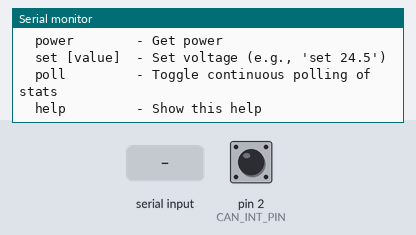
A sketch run on a simulated Arduino Uno, built with avr-gcc and run on an emulated ATmega328P. On the bench: the last lines printed to the serial monitor. The inputs (shaded band) are chosen by the test bench; at power-on: pin 2 (CAN_INT_PIN) HIGH.

Above: at 1.7 s.
1.8 s: "enable\n" received over Serial
At 2.6 s:
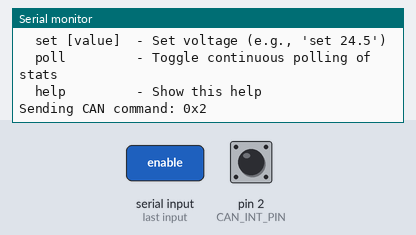
3.3 s: "90,45\n" received over Serial
At 3.7 s:
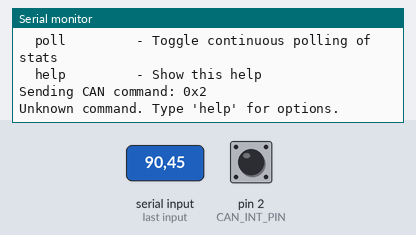
4.8 s: "set 90\n" received over Serial
At 5.6 s:
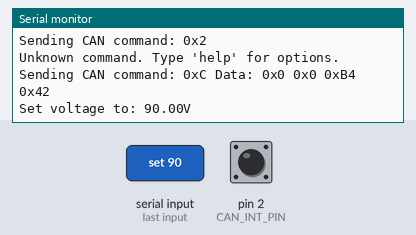
6.3 s: "set ,45\n" received over Serial
At 6.7 s:
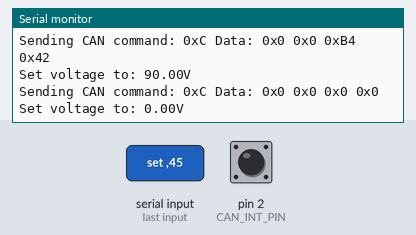

The sketch:

CanbusSimpleDriver.ino
```cpp
#include <SPI.h>
#include <mcp2515.h>

// CAN Pins
#define CAN_CS_PIN 10
#define CAN_INT_PIN 2
#define DEVICE_ID 0x01

// Command IDs
#define CMD_EMERGENCY_STOP   0x00
#define CMD_DISABLE_OUTPUT   0x01
#define CMD_ENABLE_OUTPUT    0x02
#define CMD_RESET_FAULTS     0x03
#define CMD_GET_FAULT_COUNT  0x04
#define CMD_GET_FAULT_LIST   0x05
#define CMD_GET_VOLTAGE_IN   0x06
#define CMD_GET_VOLTAGE_OUT  0x07
#define CMD_GET_CURRENT      0x08
#define CMD_GET_TEMPERATURE  0x09
#define CMD_GET_FAN_SPEED    0x0A
#define CMD_GET_POWER        0x0B
#define CMD_SET_VOLTAGE      0x0C
#define CMD_HEARTBEAT        0x0D

MCP2515 mcp2515(CAN_CS_PIN);
volatile bool canMessageReceived = false;
bool pollingActive = false;
unsigned long lastPollTime = 0;
const unsigned long pollInterval = 500; // 500ms = 0.5 second

// Variables to store polled values
float inputVoltage = 0.0;
float temperature = 0.0;
float power = 0.0;
float fanSpeed = 0.0;
bool newDataAvailable = false;

void setup() {
  Serial.begin(9600);
  while (!Serial);

  SPI.begin();

  // Initialize CAN controller
  if (mcp2515.reset() != MCP2515::ERROR_OK) {
    Serial.println("Error resetting MCP2515");
    while(1);
  }

  if (mcp2515.setBitrate(CAN_500KBPS) != MCP2515::ERROR_OK) {
    Serial.println("Error setting bitrate");
    while(1);
  }

  if (mcp2515.setNormalMode() != MCP2515::ERROR_OK) {
    Serial.println("Error setting normal mode");
    while(1);
  }

  pinMode(CAN_INT_PIN, INPUT);
  attachInterrupt(digitalPinToInterrupt(CAN_INT_PIN), onCANInterrupt, FALLING);

  Serial.println("Test Harness Ready");
  printHelp();
}

void loop() {
  if (Serial.available()) {
    String input = Serial.readStringUntil('\n');
    input.trim();
    processCommand(input);
  }

  if (canMessageReceived) {
    readCANResponse();
    canMessageReceived = false;
  }

  // Handle polling if active
  if (pollingActive && millis() - lastPollTime >= pollInterval) {
    pollStats();
    lastPollTime = millis();
  }

  // Print collected data if new data is available
  if (newDataAvailable) {
    printPolledData();
    newDataAvailable = false;
  }
}

void printPolledData() {
  Serial.print("Vin: ");
  Serial.print(inputVoltage, 2);
  Serial.print("V | Temp: ");
  Serial.print(temperature, 1);
  Serial.print("°C | Power: ");
  Serial.print(power, 2);
  Serial.print("W | Fan: ");
  Serial.print(fanSpeed, 0);
  Serial.println(" RPM");
}

void processCommand(String cmd) {
  if (cmd == "help") {
    printHelp();
  }
  else if (cmd == "enable") {
    enableOutput();
  }
  else if (cmd == "disable") {
    disableOutput();
  }
  else if (cmd == "emergency") {
    emergencyStop();
  }
  else if (cmd == "reset") {
    resetFaults();
  }
  else if (cmd == "faults") {
    getFaultCount();
  }
  else if (cmd == "faultlist") {
    getFaultList();
  }
  else if (cmd == "vin") {
    getVoltageIn();
  }
  else if (cmd == "vout") {
    getVoltageOut();
  }
  else if (cmd == "current") {
    getCurrent();
  }
  else if (cmd == "temp") {
    getTemperature();
  }
  else if (cmd == "fan") {
    getFanSpeed();
  }
  else if (cmd == "power") {
    getPower();
  }
  else if (cmd.startsWith("set ")) {
    float voltage = cmd.substring(4).toFloat();
    setVoltage(voltage);
  }
  else if (cmd == "poll") {
    pollingActive = !pollingActive; // Toggle polling state
    Serial.print("Polling ");
    Serial.println(pollingActive ? "started" : "stopped");
    if (pollingActive) {
      lastPollTime = millis() - pollInterval; // Force immediate poll
      // Clear previous values
      inputVoltage = 0;
      temperature = 0;
      power = 0;
      fanSpeed = 0;
    }
  }
  else {
    Serial.println("Unknown command. Type 'help' for options.");
  }
}

void pollStats() {
  // Request all stats
  getVoltageIn();
  getTemperature();
  getPower();
  getFanSpeed();
}

void sendCANCommand(uint8_t cmd, uint8_t* data = nullptr, uint8_t len = 0) {
  struct can_frame frame;
  frame.can_id = (DEVICE_ID << 5) | cmd;
  frame.can_dlc = len;

  if (data && len > 0) {
    memcpy(frame.data, data, len);
  }

  if (!pollingActive) { // Only print command details when not polling
    Serial.print("Sending CAN command: 0x");
    Serial.print(cmd, HEX);
    if (len > 0) {
      Serial.print(" Data:");
      for (int i = 0; i < len; i++) {
        Serial.print(" 0x");
        Serial.print(data[i], HEX);
      }
    }
    Serial.println();
  }

  if (mcp2515.sendMessage(&frame) != MCP2515::ERROR_OK) {
    Serial.println("Error sending command");
  }
}

void readCANResponse() {
  struct can_frame frame;
  if (mcp2515.readMessage(&frame) == MCP2515::ERROR_OK) {
    uint8_t commandId = frame.can_id & 0x1F;  // Extract command ID from lower 5 bits
    uint8_t deviceId = frame.can_id >> 5;     // Extract device ID from upper bits

    if (!pollingActive) {
      Serial.print("Device ID: 0x");
      Serial.print(deviceId, HEX);
      Serial.print(" | Response to CMD 0x");
      Serial.print(commandId, HEX);
      Serial.print(": ");
    }

    switch(commandId) {
      case CMD_GET_VOLTAGE_IN:
        if(frame.can_dlc == 4) {
          memcpy(&inputVoltage, frame.data, 4);
          if (!pollingActive) {
            Serial.print("Input Voltage: ");
            Serial.print(inputVoltage, 2);
            Serial.println(" V");
          }
          newDataAvailable = true;
        }
        break;

      case CMD_GET_TEMPERATURE:
        if(frame.can_dlc == 4) {
          memcpy(&temperature, frame.data, 4);
          if (!pollingActive) {
            Serial.print("Temperature: ");
            Serial.print(temperature, 1);
            Serial.println(" °C");
          }
          newDataAvailable = true;
        }
        break;

      case CMD_GET_POWER:
        if(frame.can_dlc == 4) {
          memcpy(&power, frame.data, 4);
          if (!pollingActive) {
            Serial.print("Power: ");
            Serial.print(power, 2);
            Serial.println(" W");
          }
          newDataAvailable = true;
        }
        break;

      case CMD_GET_FAN_SPEED:
        if(frame.can_dlc == 2) {
          fanSpeed = (frame.data[0] << 8) | frame.data[1];
          if (!pollingActive) {
            Serial.print("Fan Speed: ");
            Serial.print(fanSpeed, 0);
            Serial.println(" RPM");
          }
          newDataAvailable = true;
        } else if(frame.can_dlc == 4) {
          memcpy(&fanSpeed, frame.data, 4);
          if (!pollingActive) {
            Serial.print("Fan Speed: ");
            Serial.print(fanSpeed, 0);
            Serial.println(" RPM");
          }
          newDataAvailable = true;
        }
        break;

      // Other command handlers remain unchanged
      case CMD_GET_CURRENT:
        if(frame.can_dlc == 4) {
          float current;
          memcpy(&current, frame.data, 4);
          Serial.print("Current: ");
          Serial.print(current, 3);
          Serial.println(" A");
        }
        break;

      case 0x1F: // ACK
        Serial.println("Command acknowledged");
        break;

      case CMD_GET_FAULT_COUNT:
        Serial.print("Fault count: ");
        Serial.println(frame.data[0]);
        break;

      case CMD_GET_VOLTAGE_OUT:
        if(frame.can_dlc == 4) {
          float voltage;
          memcpy(&voltage, frame.data, 4);
          Serial.print("Output Voltage: ");
          Serial.print(voltage, 2);
          Serial.println(" V");
        }
        break;

      case CMD_GET_FAULT_LIST:
        Serial.print("Fault codes: ");
        for (int i = 0; i < frame.can_dlc; i++) {
          Serial.print("0x");
          Serial.print(frame.data[i], HEX);
          Serial.print(" ");
        }
        Serial.println();
        break;

      default:
        if (!pollingActive) {
          Serial.print("Raw data: ");
          for (int i = 0; i < frame.can_dlc; i++) {
            Serial.print(frame.data[i], HEX);
            Serial.print(" ");
          }
          Serial.println();
        }
    }
  }
}

// Rest of the command implementations remain unchanged
void enableOutput() {
  sendCANCommand(CMD_ENABLE_OUTPUT);
}

void disableOutput() {
  sendCANCommand(CMD_DISABLE_OUTPUT);
}

void emergencyStop() {
  sendCANCommand(CMD_EMERGENCY_STOP);
}

void resetFaults() {
  sendCANCommand(CMD_RESET_FAULTS);
}

void getFaultCount() {
  sendCANCommand(CMD_GET_FAULT_COUNT);
}

void getFaultList() {
  sendCANCommand(CMD_GET_FAULT_LIST);
}

void getVoltageIn() {
  sendCANCommand(CMD_GET_VOLTAGE_IN);
}

void getVoltageOut() {
  sendCANCommand(CMD_GET_VOLTAGE_OUT);
}

void getCurrent() {
  sendCANCommand(CMD_GET_CURRENT);
}

void getTemperature() {
  sendCANCommand(CMD_GET_TEMPERATURE);
}

void getFanSpeed() {
  sendCANCommand(CMD_GET_FAN_SPEED);
}

void getPower() {
  sendCANCommand(CMD_GET_POWER);
}

void setVoltage(float voltage) {
  uint8_t data[4];
  memcpy(data, &voltage, sizeof(voltage));
  sendCANCommand(CMD_SET_VOLTAGE, data, sizeof(data));
  Serial.print("Set voltage to: ");
  Serial.print(voltage);
  Serial.println("V");
}

void printHelp() {
  Serial.println("Available Commands:");
  Serial.println("  enable       - Enable output");
  Serial.println("  disable      - Disable output");
  Serial.println("  emergency    - Emergency stop");
  Serial.println("  reset        - Reset faults");
  Serial.println("  faults       - Get fault count");
  Serial.println("  faultlist    - Get fault list");
  Serial.println("  vin          - Get input voltage");
  Serial.println("  vout         - Get output voltage");
  Serial.println("  current      - Get current");
  Serial.println("  temp         - Get temperature");
  Serial.println("  fan          - Get fan speed");
  Serial.println("  power        - Get power");
  Serial.println("  set [value]  - Set voltage (e.g., 'set 24.5')");
  Serial.println("  poll         - Toggle continuous polling of stats");
  Serial.println("  help         - Show this help");
}

void onCANInterrupt() {
  canMessageReceived = true;
}
```

Measured:
- after the input at 1.8 s, the serial monitor: prints a new line at once (image 1)
- after the input at 3.3 s, the serial monitor: prints a new line at once (image 2)
- after the input at 4.8 s, the serial monitor: prints a new line at once (image 3)
- after the input at 6.3 s, the serial monitor: prints a new line at once (image 4)
